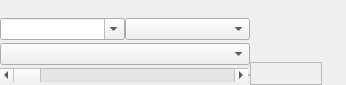
<?xml version="1.0" encoding="UTF-8"?>
<ui version="4.0">
 <class>MainWindow</class>
 <widget class="QMainWindow" name="MainWindow">
  <property name="geometry">
   <rect>
    <x>0</x>
    <y>0</y>
    <width>346</width>
    <height>85</height>
   </rect>
  </property>
  <property name="sizePolicy">
   <sizepolicy hsizetype="Preferred" vsizetype="Preferred">
    <horstretch>0</horstretch>
    <verstretch>0</verstretch>
   </sizepolicy>
  </property>
  <property name="minimumSize">
   <size>
    <width>346</width>
    <height>68</height>
   </size>
  </property>
  <property name="maximumSize">
   <size>
    <width>16777215</width>
    <height>16777215</height>
   </size>
  </property>
  <property name="contextMenuPolicy">
   <enum>Qt::NoContextMenu</enum>
  </property>
  <property name="acceptDrops">
   <bool>true</bool>
  </property>
  <property name="windowTitle">
   <string>FamiTracker</string>
  </property>
  <property name="windowIcon">
   <iconset resource="../../common/resource.qrc">
    <normaloff>:/resources/appicon.png</normaloff>:/resources/appicon.png</iconset>
  </property>
  <property name="animated">
   <bool>false</bool>
  </property>
  <property name="documentMode">
   <bool>false</bool>
  </property>
  <widget class="QWidget" name="centralWidget">
   <property name="sizePolicy">
    <sizepolicy hsizetype="Preferred" vsizetype="Preferred">
     <horstretch>0</horstretch>
     <verstretch>0</verstretch>
    </sizepolicy>
   </property>
   <property name="minimumSize">
    <size>
     <width>346</width>
     <height>68</height>
    </size>
   </property>
   <property name="acceptDrops">
    <bool>false</bool>
   </property>
   <layout class="QGridLayout" name="gridLayout_2">
    <property name="margin">
     <number>0</number>
    </property>
    <property name="spacing">
     <number>0</number>
    </property>
    <item row="1" column="0">
     <layout class="QHBoxLayout" name="horizontalLayout_2">
      <property name="spacing">
       <number>0</number>
      </property>
      <property name="sizeConstraint">
       <enum>QLayout::SetNoConstraint</enum>
      </property>
      <item>
       <widget class="QComboBox" name="current">
        <property name="sizePolicy">
         <sizepolicy hsizetype="Expanding" vsizetype="Fixed">
          <horstretch>0</horstretch>
          <verstretch>0</verstretch>
         </sizepolicy>
        </property>
        <property name="editable">
         <bool>true</bool>
        </property>
       </widget>
      </item>
      <item>
       <widget class="QComboBox" name="subtune">
        <property name="sizePolicy">
         <sizepolicy hsizetype="Expanding" vsizetype="Fixed">
          <horstretch>0</horstretch>
          <verstretch>0</verstretch>
         </sizepolicy>
        </property>
       </widget>
      </item>
     </layout>
    </item>
    <item row="1" column="2" rowspan="3">
     <layout class="QGridLayout" name="gridLayout">
      <property name="sizeConstraint">
       <enum>QLayout::SetNoConstraint</enum>
      </property>
      <property name="spacing">
       <number>0</number>
      </property>
      <item row="0" column="1">
       <widget class="QToolButton" name="previous">
        <property name="text">
         <string/>
        </property>
        <property name="icon">
         <iconset resource="../../common/resource.qrc">
          <normaloff>:/resources/Actions-arrow-left-double-icon.png</normaloff>:/resources/Actions-arrow-left-double-icon.png</iconset>
        </property>
        <property name="autoRaise">
         <bool>true</bool>
        </property>
       </widget>
      </item>
      <item row="1" column="4">
       <widget class="QToolButton" name="shuffle">
        <property name="text">
         <string/>
        </property>
        <property name="icon">
         <iconset resource="../../common/resource.qrc">
          <normaloff>:/resources/Actions-games-solve-icon.png</normaloff>:/resources/Actions-games-solve-icon.png</iconset>
        </property>
        <property name="checkable">
         <bool>true</bool>
        </property>
        <property name="autoRaise">
         <bool>true</bool>
        </property>
       </widget>
      </item>
      <item row="1" column="2">
       <widget class="QToolButton" name="repeat">
        <property name="text">
         <string/>
        </property>
        <property name="icon">
         <iconset resource="../../common/resource.qrc">
          <normaloff>:/resources/Actions-edit-undo-icon.png</normaloff>:/resources/Actions-edit-undo-icon.png</iconset>
        </property>
        <property name="checkable">
         <bool>true</bool>
        </property>
        <property name="autoRaise">
         <bool>true</bool>
        </property>
       </widget>
      </item>
      <item row="1" column="1">
       <widget class="QToolButton" name="playOnStart">
        <property name="text">
         <string/>
        </property>
        <property name="icon">
         <iconset resource="../../common/resource.qrc">
          <normaloff>:/resources/22_execution.png</normaloff>:/resources/22_execution.png</iconset>
        </property>
        <property name="checkable">
         <bool>true</bool>
        </property>
        <property name="autoRaise">
         <bool>true</bool>
        </property>
       </widget>
      </item>
      <item row="0" column="0">
       <widget class="QToolButton" name="visuals">
        <property name="text">
         <string/>
        </property>
        <property name="icon">
         <iconset resource="../../common/resource.qrc">
          <normaloff>:/resources/22_preferences-desktop-display-color.png</normaloff>:/resources/22_preferences-desktop-display-color.png</iconset>
        </property>
        <property name="checkable">
         <bool>true</bool>
        </property>
        <property name="autoRaise">
         <bool>true</bool>
        </property>
       </widget>
      </item>
      <item row="0" column="4">
       <widget class="QToolButton" name="next">
        <property name="text">
         <string/>
        </property>
        <property name="icon">
         <iconset resource="../../common/resource.qrc">
          <normaloff>:/resources/Actions-arrow-right-double-icon.png</normaloff>:/resources/Actions-arrow-right-double-icon.png</iconset>
        </property>
        <property name="autoRaise">
         <bool>true</bool>
        </property>
       </widget>
      </item>
      <item row="0" column="2">
       <widget class="QToolButton" name="playStop">
        <property name="text">
         <string/>
        </property>
        <property name="icon">
         <iconset resource="../../common/resource.qrc">
          <normaloff>:/resources/Actions-arrow-right-icon.png</normaloff>:/resources/Actions-arrow-right-icon.png</iconset>
        </property>
        <property name="autoRaise">
         <bool>true</bool>
        </property>
       </widget>
      </item>
      <item row="1" column="0">
       <widget class="QToolButton" name="browse">
        <property name="text">
         <string/>
        </property>
        <property name="icon">
         <iconset resource="../../common/resource.qrc">
          <normaloff>:/resources/22_document-save.png</normaloff>:/resources/22_document-save.png</iconset>
        </property>
        <property name="autoRaise">
         <bool>true</bool>
        </property>
       </widget>
      </item>
      <item row="2" column="0" colspan="4">
       <widget class="QFrame" name="playTime">
        <property name="frameShape">
         <enum>QFrame::StyledPanel</enum>
        </property>
        <property name="frameShadow">
         <enum>QFrame::Raised</enum>
        </property>
        <layout class="QGridLayout" name="gridLayout_3">
         <property name="margin">
          <number>0</number>
         </property>
         <property name="spacing">
          <number>0</number>
         </property>
        </layout>
       </widget>
      </item>
      <item row="2" column="4">
       <widget class="QToolButton" name="timeLimit">
        <property name="text">
         <string/>
        </property>
        <property name="icon">
         <iconset resource="../../common/resource.qrc">
          <normaloff>:/resources/RR_bomb.png</normaloff>:/resources/RR_bomb.png</iconset>
        </property>
        <property name="checkable">
         <bool>true</bool>
        </property>
        <property name="autoRaise">
         <bool>true</bool>
        </property>
       </widget>
      </item>
     </layout>
    </item>
    <item row="2" column="0">
     <widget class="QComboBox" name="paths"/>
    </item>
    <item row="3" column="0">
     <layout class="QHBoxLayout" name="horizontalLayout_3">
      <property name="spacing">
       <number>0</number>
      </property>
      <property name="sizeConstraint">
       <enum>QLayout::SetDefaultConstraint</enum>
      </property>
      <property name="leftMargin">
       <number>0</number>
      </property>
      <property name="rightMargin">
       <number>0</number>
      </property>
      <item>
       <widget class="QScrollBar" name="position">
        <property name="sizePolicy">
         <sizepolicy hsizetype="Expanding" vsizetype="Fixed">
          <horstretch>0</horstretch>
          <verstretch>0</verstretch>
         </sizepolicy>
        </property>
        <property name="orientation">
         <enum>Qt::Horizontal</enum>
        </property>
       </widget>
      </item>
      <item>
       <widget class="QFrame" name="indicators">
        <property name="sizePolicy">
         <sizepolicy hsizetype="Preferred" vsizetype="Fixed">
          <horstretch>0</horstretch>
          <verstretch>0</verstretch>
         </sizepolicy>
        </property>
        <property name="frameShape">
         <enum>QFrame::StyledPanel</enum>
        </property>
        <property name="frameShadow">
         <enum>QFrame::Raised</enum>
        </property>
        <layout class="QHBoxLayout" name="horizontalLayout">
         <property name="spacing">
          <number>0</number>
         </property>
         <property name="margin">
          <number>0</number>
         </property>
        </layout>
       </widget>
      </item>
     </layout>
    </item>
    <item row="0" column="0" colspan="3">
     <widget class="QFrame" name="sampleWindow">
      <property name="sizePolicy">
       <sizepolicy hsizetype="Preferred" vsizetype="Expanding">
        <horstretch>0</horstretch>
        <verstretch>0</verstretch>
       </sizepolicy>
      </property>
      <property name="minimumSize">
       <size>
        <width>0</width>
        <height>0</height>
       </size>
      </property>
      <property name="frameShape">
       <enum>QFrame::NoFrame</enum>
      </property>
      <property name="frameShadow">
       <enum>QFrame::Raised</enum>
      </property>
      <property name="lineWidth">
       <number>0</number>
      </property>
      <layout class="QGridLayout" name="gridLayout_4">
       <property name="margin">
        <number>0</number>
       </property>
       <property name="spacing">
        <number>0</number>
       </property>
      </layout>
     </widget>
    </item>
   </layout>
  </widget>
 </widget>
 <layoutdefault spacing="6" margin="11"/>
 <resources>
  <include location="../../common/resource.qrc"/>
 </resources>
 <connections/>
</ui>
